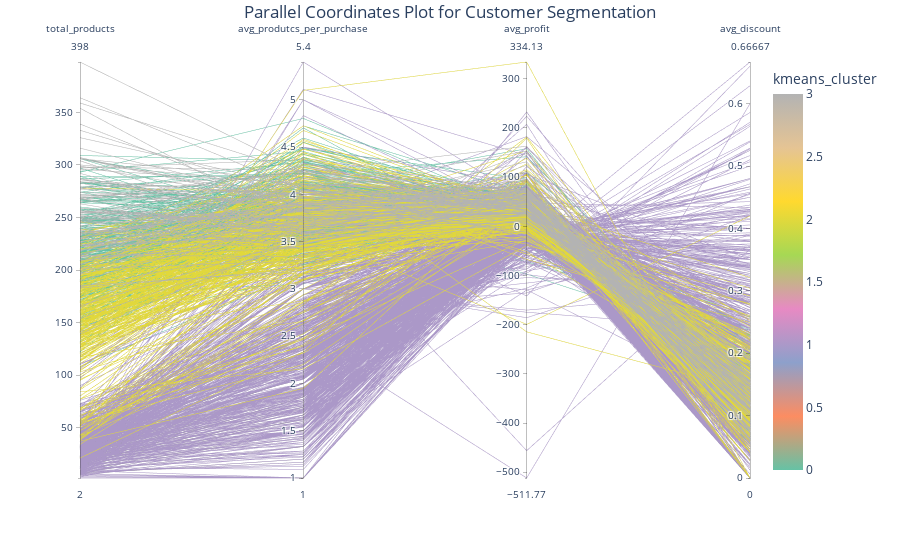

Notebook source saved alongside this figure:
### Markdown cell above
### Clusters Behaviors

### Code cell
# Create a parallel coordinates plot using Plotly
fig = px.parallel_coordinates(
    df_customer_abt,
    dimensions=['total_products', 'avg_produtcs_per_purchase', 'avg_profit', 'avg_discount'],
    color='cluster_kmeans',
    color_continuous_scale=px.colors.qualitative.Set2,
)

# Update layout for a clean design
fig.update_layout(
    title='Parallel Coordinates Plot for Customer Segmentation',
    title_x=0.5,  # Center title
    title_y=0.99,  # Move title upwards (default is 1.0)
    font=dict(size=12),
    plot_bgcolor="white"
)

# Show the plot
fig.show()

### Figure 1 — Plotly figure (JSON) as saved in the notebook; plotly's stock layout.template omitted (floating-point values rounded to 4 significant figures; data arrays with more than 128 entries replaced by an {"elided": "..."} marker saying what was removed)
{"data": [{"dimensions": [{"label": "total_products", "values": {"elided": "1583 int values"}}, {"label": "avg_produtcs_per_purchase", "values": {"elided": "1583 float values"}}, {"label": "avg_profit", "values": {"elided": "1583 float values"}}, {"label": "avg_discount", "values": {"elided": "1583 float values"}}], "domain": {"x": [0, 1], "y": [0, 1]}, "line": {"color": {"elided": "1583 int values"}, "coloraxis": "coloraxis"}, "name": "", "type": "parcoords"}], "layout": {"coloraxis": {"colorbar": {"title": {"text": "kmeans_cluster"}}, "colorscale": [[0, "rgb(102,194,165)"], [0.1429, "rgb(252,141,98)"], [0.2857, "rgb(141,160,203)"], [0.4286, "rgb(231,138,195)"], [0.5714, "rgb(166,216,84)"], [0.7143, "rgb(255,217,47)"], [0.8571, "rgb(229,196,148)"], [1, "rgb(179,179,179)"]]}, "font": {"size": 12}, "legend": {"tracegroupgap": 0}, "margin": {"t": 60}, "plot_bgcolor": "white", "title": {"text": "Parallel Coordinates Plot for Customer Segmentation", "x": 0.5, "y": 0.99}}}
